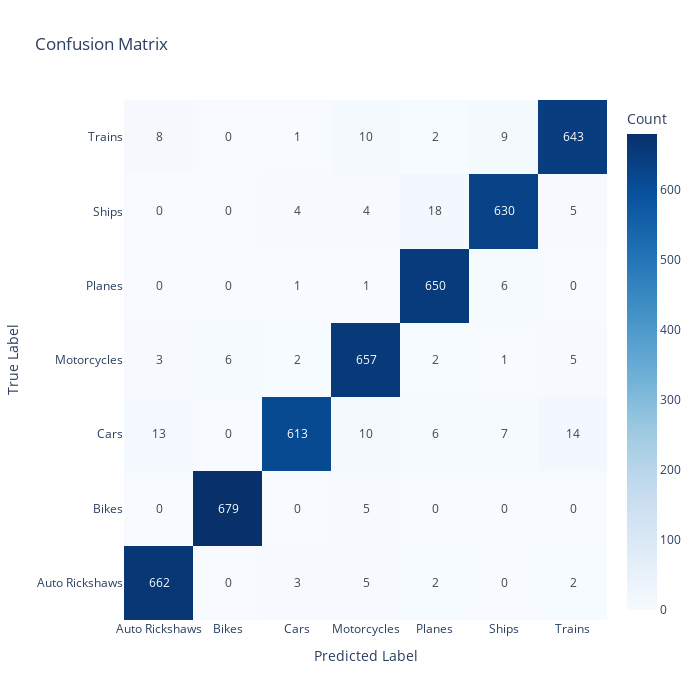

Source (notebook cell):
### Code cell
best_checkpoint = best_result_alexnet.checkpoint

model_alexnet = AlexNet(7)
with best_checkpoint.as_directory() as checkpoint_dir:
    checkpoint_path = os.path.join(checkpoint_dir, "checkpoint.pth")
    model_alexnet.load_state_dict(torch.load(checkpoint_path))
    
model_alexnet.to(device)

evaluate(model_alexnet, 'test', (227, 227), MEAN, STD, device)

### Figure 1 — Plotly figure (JSON) as saved in the notebook; plotly's stock layout.template omitted (floating-point values rounded to 4 significant figures)
{"data": [{"colorbar": {"title": {"text": "Count"}}, "colorscale": [[0, "rgb(247,251,255)"], [0.125, "rgb(222,235,247)"], [0.25, "rgb(198,219,239)"], [0.375, "rgb(158,202,225)"], [0.5, "rgb(107,174,214)"], [0.625, "rgb(66,146,198)"], [0.75, "rgb(33,113,181)"], [0.875, "rgb(8,81,156)"], [1, "rgb(8,48,107)"]], "text": [[662, 0, 3, 5, 2, 0, 2], [0, 679, 0, 5, 0, 0, 0], [13, 0, 613, 10, 6, 7, 14], [3, 6, 2, 657, 2, 1, 5], [0, 0, 1, 1, 650, 6, 0], [0, 0, 4, 4, 18, 630, 5], [8, 0, 1, 10, 2, 9, 643]], "textfont": {"size": 12}, "texttemplate": "%{text}", "type": "heatmap", "x": ["Auto Rickshaws", "Bikes", "Cars", "Motorcycles", "Planes", "Ships", "Trains"], "y": ["Auto Rickshaws", "Bikes", "Cars", "Motorcycles", "Planes", "Ships", "Trains"], "z": [[662, 0, 3, 5, 2, 0, 2], [0, 679, 0, 5, 0, 0, 0], [13, 0, 613, 10, 6, 7, 14], [3, 6, 2, 657, 2, 1, 5], [0, 0, 1, 1, 650, 6, 0], [0, 0, 4, 4, 18, 630, 5], [8, 0, 1, 10, 2, 9, 643]]}], "layout": {"height": 700, "title": {"text": "Confusion Matrix"}, "width": 700, "xaxis": {"title": {"text": "Predicted Label"}}, "yaxis": {"title": {"text": "True Label"}}}}
